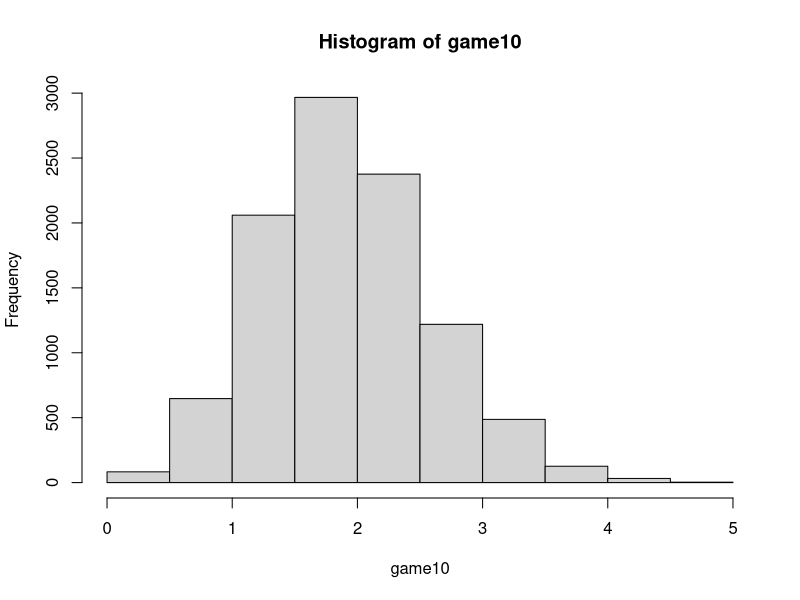
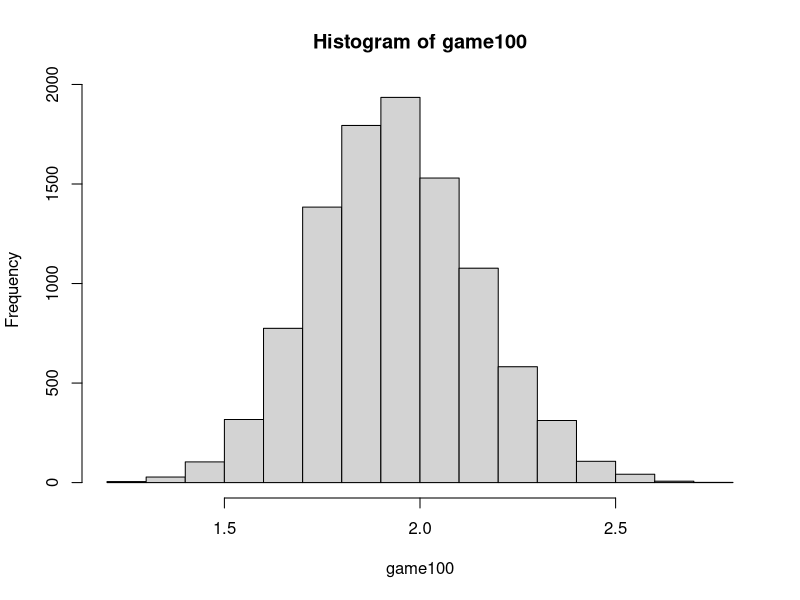

Recreate these plots in R, in order. (Note: a time limit stopped this script after it produced the figures.)
## ---- chunk 1
knitr::opts_chunk$set(echo = TRUE)
## ---- chunk 2
# Create the reel with the various probabililites
reel <- 1:6 #the different categories
probs <- c( 7, 5, 3, 6, 9, 20 )/50
spin <- sample(reel, size = 1, prob = probs)

payout_and_symbol <- function(spin) {
  
  
  if (spin==1)
  {
    payout<-2
    symbol<- 'hearts'
  } else if (spin==2)
  {
    payout<-2.5
    symbol <- 'diamonds'
  } else if (spin==3)
  {
    payout<-8
    symbol <- 'spades'
  }else if (spin==4)
  {
    payout<-4
    symbol <- 'clubs'
  } else if (spin==5)
  {
    payout<-2.5
    symbol <- 'joker'
  } else if (spin == 6)
  { payout <- 0 
  symbol <- 'ca'
  }else { 
    payout <- 0
    symbol <- FALSE}
  
  return(c(payout,symbol))
}
## ---- chunk 3
# Part 1 
# 1.1 Spin the reel once.
spin <- sample(reel, size = 1, prob = probs)
spin
symbol<- payout_and_symbol(spin)
symbol[2]

spin_reel_nsim <- function(simulations,payout=FALSE,symbol=TRUE){
  i <- 0 
  result <- c()
  while(i < simulations) {
    i <- i + 1
    spin <- sample(reel, size = 1, prob = probs, replace = TRUE)
    p_s <- payout_and_symbol(spin)
    if (symbol == TRUE & payout == FALSE)
    {
      result <- append(result,p_s[2])
    } else if (payout == TRUE & symbol == FALSE) {
      result <- append(result,p_s[1])
    } else if (payout == TRUE & symbol == TRUE) {
      result <- append(result,p_s)
    } else return('CHECK PARAMETERS')
    
  }
  
  return(result)
}

#1.3
part1 <- spin_reel_nsim(10000)


part1<-as.factor(part1)
# 1.4
tab <- table(part1)
tab

# 1.5
nsim<-sum(as.vector(table(part1)))

probabilities <- (tab/nsim)*100
cbind(levels(part1),probabilities)
## ---- chunk 4
# Part 2
# 2.1
spin <- sample(reel, size = 1, prob = probs)
spin
#2.2 and 2.3
p_s <- payout_and_symbol(spin)
p_s[1]

#2.4
part2 <- spin_reel_nsim(10000, payout = TRUE, symbol = FALSE)

part2f <- as.numeric(part2)

mean(part2f)

#2.5
spin <- sample(reel, size = 10000, prob = probs, replace = TRUE)

true <- mean(probs[spin])
true
## ---- chunk 5
ngames_func <- function(ngames, size_, payout_=TRUE, symbol_=FALSE){
  game_pay <- numeric(ngames)
  for (i in 1:ngames) {
    outs = as.numeric(spin_reel_nsim(size_,payout = payout_, symbol = symbol_ ))
    game_pay[i] <- mean(outs)
  }
  return(game_pay)
}

game10 <- ngames_func(10000,10,payout_ = TRUE,symbol_ = F)
hist(game10)


game100 <- ngames_func(10000,100,payout_ = TRUE,symbol_ = F)
hist(game100)

game1000 <- ngames_func(10000,1000,payout_ = TRUE,symbol_ = F)
hist(game1000)

boxplot(game10,game100,game1000, frame = FALSE,
        notch = TRUE, names = c('10 spins','100 spins', '1000 spins')
        , col =2:4 )

all_games <- cbind(game10,game100,game1000)
summary(all_games)
